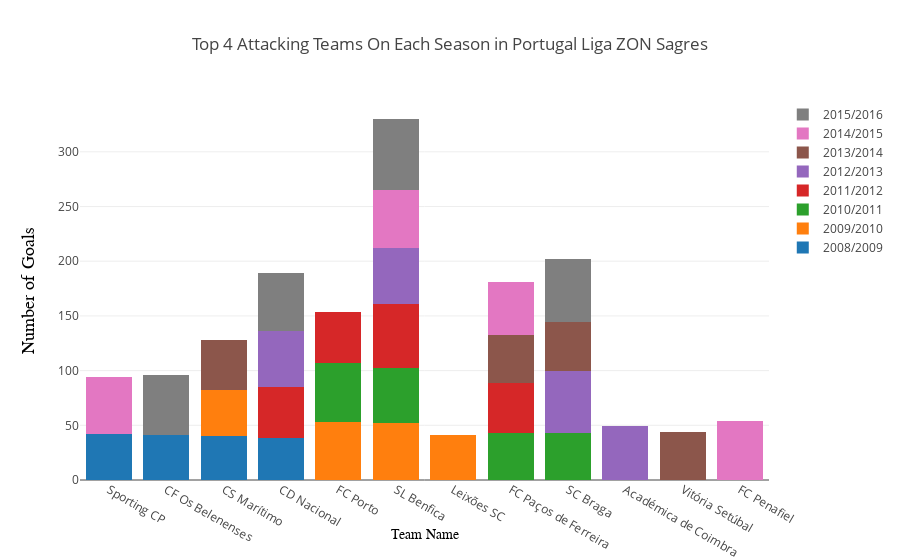

The cell this chart's notebook holds for it:
### Code cell
iplot(fig)

### Figure 1 — Plotly figure (JSON) as saved in the notebook; plotly's stock layout.template omitted (floating-point values rounded to 4 significant figures)
{"data": [{"name": "2008/2009", "type": "bar", "uid": "46ff86dc-0907-4ba7-84e7-6414d6d6de10", "x": ["Sporting CP", "CF Os Belenenses", "CS Marítimo", "CD Nacional"], "y": [42, 41, 40, 38]}, {"name": "2009/2010", "type": "bar", "uid": "34c0dae5-bd90-4438-9a0a-0c640c2e2dbe", "x": ["FC Porto", "SL Benfica", "CS Marítimo", "Leixões SC"], "y": [53, 52, 42, 41]}, {"name": "2010/2011", "type": "bar", "uid": "1242784d-032f-4187-bc18-d5fabd867b95", "x": ["FC Porto", "SL Benfica", "FC Paços de Ferreira", "SC Braga"], "y": [54, 50, 43, 43]}, {"name": "2011/2012", "type": "bar", "uid": "11a4ebf7-e50b-4ddb-9324-e49c9d714cb9", "x": ["SL Benfica", "CD Nacional", "FC Porto", "FC Paços de Ferreira"], "y": [59, 47, 47, 46]}, {"name": "2012/2013", "type": "bar", "uid": "b02dcf41-5c1e-4cb3-b8cf-37781d02a5dd", "x": ["SC Braga", "CD Nacional", "SL Benfica", "Académica de Coimbra"], "y": [57, 51, 51, 49]}, {"name": "2013/2014", "type": "bar", "uid": "734e28cb-76b5-4976-93e6-865382ef2978", "x": ["CS Marítimo", "FC Paços de Ferreira", "SC Braga", "Vitória Setúbal"], "y": [46, 44, 44, 44]}, {"name": "2014/2015", "type": "bar", "uid": "6a250a33-0155-4e80-91de-b936820636a0", "x": ["FC Penafiel", "SL Benfica", "Sporting CP", "FC Paços de Ferreira"], "y": [54, 53, 52, 48]}, {"name": "2015/2016", "type": "bar", "uid": "fe4fb54c-8d65-45d3-ba97-b8f360923a9f", "x": ["SL Benfica", "SC Braga", "CF Os Belenenses", "CD Nacional"], "y": [65, 58, 55, 53]}], "layout": {"barmode": "stack", "title": {"text": "Top 4 Attacking Teams On Each Season in Portugal Liga ZON Sagres"}, "xaxis": {"title": {"font": {"color": "black", "family": "Old Standard TT, serif", "size": 14}, "text": "Team Name"}}, "yaxis": {"title": {"font": {"color": "black", "family": "Old Standard TT, serif", "size": 18}, "text": "Number of Goals"}}}}
